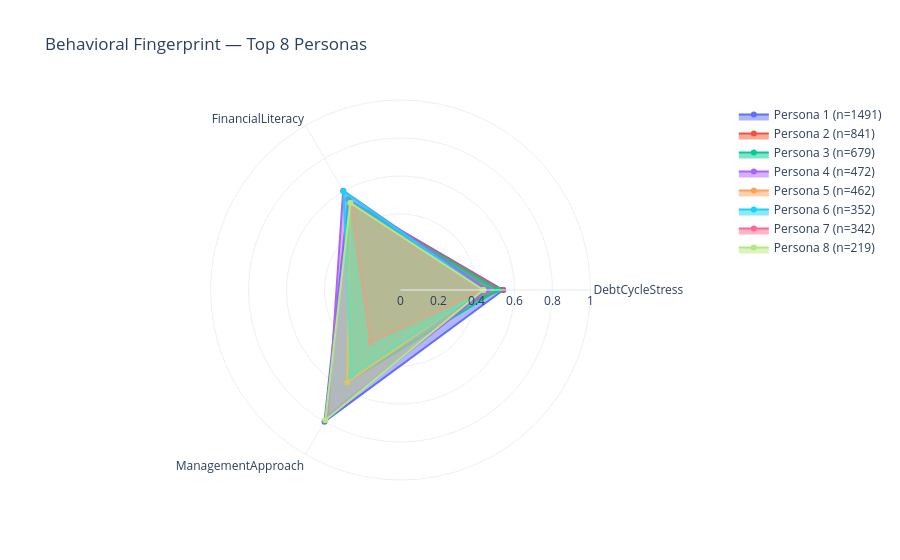

Here is the notebook cell this chart was saved with:
### Markdown cell above
### Create a PERSONA TABLE (DEMOGRAPHIC PROFILING)

### Code cell
import plotly.graph_objects as go

def plot_persona_radar(df, top_n=8):
    """Radar chart: behavioral fingerprint of top N personas by size."""
    pillars = ['DebtCycleStress', 'FinancialLiteracy', 'ManagementApproach']

    means = (df.groupby('Persona_ID')[pillars].mean()
               .join(df.groupby('Persona_ID').size().rename('n'))
               .nlargest(top_n, 'n'))

    fig = go.Figure()
    for persona_id, row in means.iterrows():
        values = row[pillars].tolist()
        values.append(values[0])  # close the loop
        fig.add_trace(go.Scatterpolar(
            r=values,
            theta=pillars + [pillars[0]],
            fill='toself',
            name=f"Persona {persona_id} (n={int(row['n'])})"
        ))

    fig.update_layout(
        title=f"Behavioral Fingerprint — Top {top_n} Personas",
        polar=dict(radialaxis=dict(visible=True, range=[0, 1])),
        template='plotly_white'
    )
    fig.show()


def plot_persona_size(df):
    """Bar chart: how many clients per persona."""
    counts = df['Persona_ID'].value_counts().sort_index()
    plt.figure(figsize=(10, 4))
    counts.plot(kind='bar', color='steelblue', edgecolor='white')
    plt.title('Client Count per Persona')
    plt.xlabel('Persona ID')
    plt.ylabel('Clients')
    plt.xticks(rotation=0)
    plt.tight_layout()
    plt.show()


def plot_pillar_boxplots(df):
    """Boxplots: within-persona variance for each pillar."""
    pillars = ['DebtCycleStress', 'FinancialLiteracy', 'ManagementApproach']
    fig, axes = plt.subplots(1, 3, figsize=(18, 5))
    for ax, pillar in zip(axes, pillars):
        df.boxplot(column=pillar, by='Persona_ID', ax=ax)
        ax.set_title(pillar)
        ax.set_xlabel('Persona ID')
        plt.suptitle('')
    plt.tight_layout()
    plt.show()


def plot_pillar_heatmap(df):
    """Heatmap: mean pillar values per persona — good for presentations."""
    pillars = ['DebtCycleStress', 'FinancialLiteracy', 'ManagementApproach']
    means = df.groupby('Persona_ID')[pillars].mean().round(2)
    means = means.join(df.groupby('Persona_ID').size().rename('n'))
    means = means.sort_values('n', ascending=False).drop(columns='n')

    plt.figure(figsize=(8, 5))
    sns.heatmap(means, annot=True, cmap='RdYlGn', vmin=0, vmax=1,
                linewidths=0.5, fmt='.2f')
    plt.title('Mean Pillar Values by Persona')
    plt.ylabel('Persona ID')
    plt.tight_layout()
    plt.show()

plot_persona_radar(df_final, top_n=8)
plot_persona_size(df_final)
plot_pillar_boxplots(df_final)
plot_pillar_heatmap(df_final)

### Figure 1 — Plotly figure (JSON) as saved in the notebook; plotly's stock layout.template omitted (floating-point values rounded to 4 significant figures)
{"data": [{"fill": "toself", "name": "Persona 1 (n=1491)", "r": [0.5409, 0.5495, 0.7999, 0.5409], "theta": ["DebtCycleStress", "FinancialLiteracy", "ManagementApproach", "DebtCycleStress"], "type": "scatterpolar"}, {"fill": "toself", "name": "Persona 2 (n=841)", "r": [0.5304, 0.5438, 0.3202, 0.5304], "theta": ["DebtCycleStress", "FinancialLiteracy", "ManagementApproach", "DebtCycleStress"], "type": "scatterpolar"}, {"fill": "toself", "name": "Persona 3 (n=679)", "r": [0.5144, 0.5394, 0.5579, 0.5144], "theta": ["DebtCycleStress", "FinancialLiteracy", "ManagementApproach", "DebtCycleStress"], "type": "scatterpolar"}, {"fill": "toself", "name": "Persona 4 (n=472)", "r": [0.4549, 0.6036, 0.7636, 0.4549], "theta": ["DebtCycleStress", "FinancialLiteracy", "ManagementApproach", "DebtCycleStress"], "type": "scatterpolar"}, {"fill": "toself", "name": "Persona 5 (n=462)", "r": [0.4271, 0.528, 0.562, 0.4271], "theta": ["DebtCycleStress", "FinancialLiteracy", "ManagementApproach", "DebtCycleStress"], "type": "scatterpolar"}, {"fill": "toself", "name": "Persona 6 (n=352)", "r": [0.4359, 0.6008, 0.5162, 0.4359], "theta": ["DebtCycleStress", "FinancialLiteracy", "ManagementApproach", "DebtCycleStress"], "type": "scatterpolar"}, {"fill": "toself", "name": "Persona 7 (n=342)", "r": [0.4304, 0.5196, 0.3145, 0.4304], "theta": ["DebtCycleStress", "FinancialLiteracy", "ManagementApproach", "DebtCycleStress"], "type": "scatterpolar"}, {"fill": "toself", "name": "Persona 8 (n=219)", "r": [0.4357, 0.5286, 0.7921, 0.4357], "theta": ["DebtCycleStress", "FinancialLiteracy", "ManagementApproach", "DebtCycleStress"], "type": "scatterpolar"}], "layout": {"polar": {"radialaxis": {"range": [0, 1], "visible": true}}, "title": {"text": "Behavioral Fingerprint — Top 8 Personas"}}}
